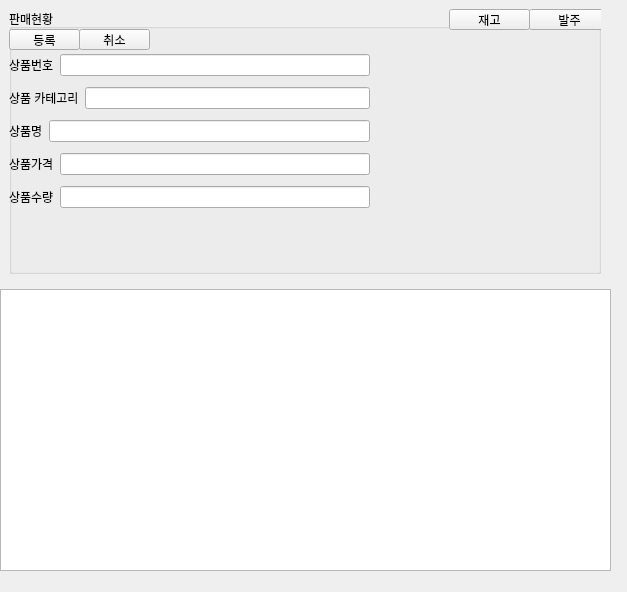
<?xml version="1.0" encoding="UTF-8"?>
<ui version="4.0">
 <class>Form</class>
 <widget class="QWidget" name="Form">
  <property name="geometry">
   <rect>
    <x>0</x>
    <y>0</y>
    <width>627</width>
    <height>592</height>
   </rect>
  </property>
  <property name="windowTitle">
   <string>Form</string>
  </property>
  <widget class="QWidget" name="verticalLayoutWidget">
   <property name="geometry">
    <rect>
     <x>0</x>
     <y>0</y>
     <width>611</width>
     <height>571</height>
    </rect>
   </property>
   <layout class="QVBoxLayout" name="verticalLayout">
    <item>
     <widget class="QWidget" name="widget" native="true">
      <layout class="QHBoxLayout" name="horizontalLayout">
       <item>
        <widget class="QGroupBox" name="groupBox">
         <property name="sizePolicy">
          <sizepolicy hsizetype="MinimumExpanding" vsizetype="Preferred">
           <horstretch>0</horstretch>
           <verstretch>0</verstretch>
          </sizepolicy>
         </property>
         <property name="title">
          <string>판매현황</string>
         </property>
         <widget class="QWidget" name="verticalLayoutWidget_2">
          <property name="geometry">
           <rect>
            <x>0</x>
            <y>40</y>
            <width>361</width>
            <height>164</height>
           </rect>
          </property>
          <layout class="QVBoxLayout" name="verticalLayout_2">
           <item>
            <layout class="QHBoxLayout" name="horizontalLayout_4">
             <item>
              <widget class="QLabel" name="label_prod_number">
               <property name="text">
                <string>상품번호</string>
               </property>
              </widget>
             </item>
             <item>
              <widget class="QLineEdit" name="prod_number">
               <property name="inputMask">
                <string/>
               </property>
               <property name="text">
                <string/>
               </property>
              </widget>
             </item>
            </layout>
           </item>
           <item>
            <layout class="QHBoxLayout" name="horizontalLayout_5">
             <item>
              <widget class="QLabel" name="label_prod_category">
               <property name="text">
                <string>상품 카테고리</string>
               </property>
              </widget>
             </item>
             <item>
              <widget class="QLineEdit" name="prod_category">
               <property name="inputMask">
                <string/>
               </property>
               <property name="text">
                <string/>
               </property>
              </widget>
             </item>
            </layout>
           </item>
           <item>
            <layout class="QHBoxLayout" name="horizontalLayout_3">
             <item>
              <widget class="QLabel" name="label_prod_name">
               <property name="text">
                <string>상품명</string>
               </property>
              </widget>
             </item>
             <item>
              <widget class="QLineEdit" name="prod_name"/>
             </item>
            </layout>
           </item>
           <item>
            <layout class="QHBoxLayout" name="horizontalLayout_7">
             <item>
              <widget class="QLabel" name="label_prod_price">
               <property name="text">
                <string>상품가격</string>
               </property>
              </widget>
             </item>
             <item>
              <widget class="QLineEdit" name="prod_price"/>
             </item>
            </layout>
           </item>
           <item>
            <layout class="QHBoxLayout" name="horizontalLayout_6">
             <item>
              <widget class="QLabel" name="label_prod_amount">
               <property name="text">
                <string>상품수량</string>
               </property>
              </widget>
             </item>
             <item>
              <widget class="QLineEdit" name="prod_amount">
               <property name="inputMask">
                <string/>
               </property>
               <property name="text">
                <string/>
               </property>
              </widget>
             </item>
            </layout>
           </item>
          </layout>
         </widget>
         <widget class="QPushButton" name="btn_add">
          <property name="geometry">
           <rect>
            <x>0</x>
            <y>20</y>
            <width>71</width>
            <height>21</height>
           </rect>
          </property>
          <property name="sizePolicy">
           <sizepolicy hsizetype="Minimum" vsizetype="MinimumExpanding">
            <horstretch>0</horstretch>
            <verstretch>0</verstretch>
           </sizepolicy>
          </property>
          <property name="text">
           <string>등록</string>
          </property>
         </widget>
         <widget class="QPushButton" name="pushButton_2">
          <property name="geometry">
           <rect>
            <x>440</x>
            <y>0</y>
            <width>81</width>
            <height>21</height>
           </rect>
          </property>
          <property name="sizePolicy">
           <sizepolicy hsizetype="Minimum" vsizetype="MinimumExpanding">
            <horstretch>0</horstretch>
            <verstretch>0</verstretch>
           </sizepolicy>
          </property>
          <property name="text">
           <string>재고</string>
          </property>
         </widget>
         <widget class="QPushButton" name="pushButton_3">
          <property name="geometry">
           <rect>
            <x>520</x>
            <y>0</y>
            <width>81</width>
            <height>21</height>
           </rect>
          </property>
          <property name="sizePolicy">
           <sizepolicy hsizetype="Minimum" vsizetype="MinimumExpanding">
            <horstretch>0</horstretch>
            <verstretch>1</verstretch>
           </sizepolicy>
          </property>
          <property name="text">
           <string>발주</string>
          </property>
         </widget>
         <widget class="QPushButton" name="btn_del">
          <property name="geometry">
           <rect>
            <x>70</x>
            <y>20</y>
            <width>71</width>
            <height>21</height>
           </rect>
          </property>
          <property name="sizePolicy">
           <sizepolicy hsizetype="Minimum" vsizetype="MinimumExpanding">
            <horstretch>0</horstretch>
            <verstretch>0</verstretch>
           </sizepolicy>
          </property>
          <property name="text">
           <string>취소</string>
          </property>
         </widget>
        </widget>
       </item>
       <item>
        <spacer name="verticalSpacer">
         <property name="orientation">
          <enum>Qt::Vertical</enum>
         </property>
         <property name="sizeHint" stdset="0">
          <size>
           <width>1</width>
           <height>40</height>
          </size>
         </property>
        </spacer>
       </item>
      </layout>
     </widget>
    </item>
    <item>
     <layout class="QHBoxLayout" name="horizontalLayout_2">
      <item>
       <widget class="QTableWidget" name="history">
        <property name="maximumSize">
         <size>
          <width>16777215</width>
          <height>320</height>
         </size>
        </property>
       </widget>
      </item>
     </layout>
    </item>
   </layout>
  </widget>
 </widget>
 <resources/>
 <connections>
  <connection>
   <sender>pushButton_2</sender>
   <signal>clicked()</signal>
   <receiver>Form</receiver>
   <slot>btn_forth_to_second()</slot>
   <hints>
    <hint type="sourcelabel">
     <x>501</x>
     <y>21</y>
    </hint>
    <hint type="destinationlabel">
     <x>618</x>
     <y>192</y>
    </hint>
   </hints>
  </connection>
  <connection>
   <sender>pushButton_3</sender>
   <signal>clicked()</signal>
   <receiver>Form</receiver>
   <slot>btn_forth_to_third()</slot>
   <hints>
    <hint type="sourcelabel">
     <x>569</x>
     <y>21</y>
    </hint>
    <hint type="destinationlabel">
     <x>615</x>
     <y>86</y>
    </hint>
   </hints>
  </connection>
 </connections>
 <slots>
  <slot>btn_forth_to_second()</slot>
  <slot>btn_forth_to_third()</slot>
 </slots>
</ui>
